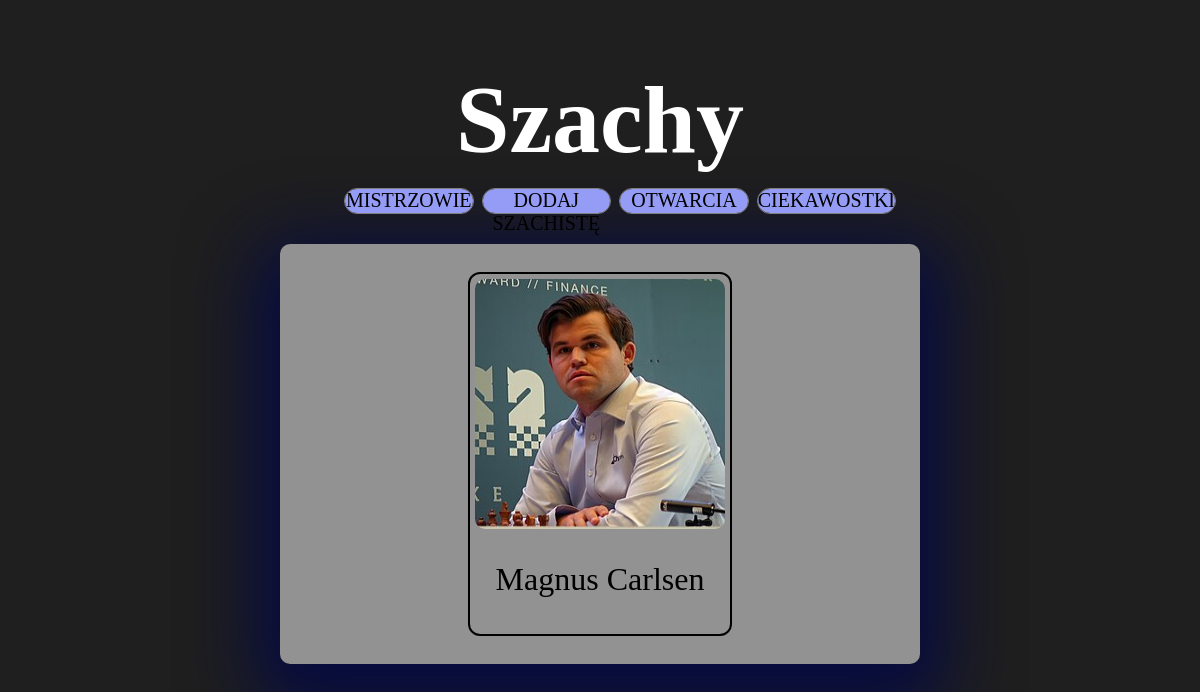
Page /index.php?strona=mistrzowie on the earlier database version.
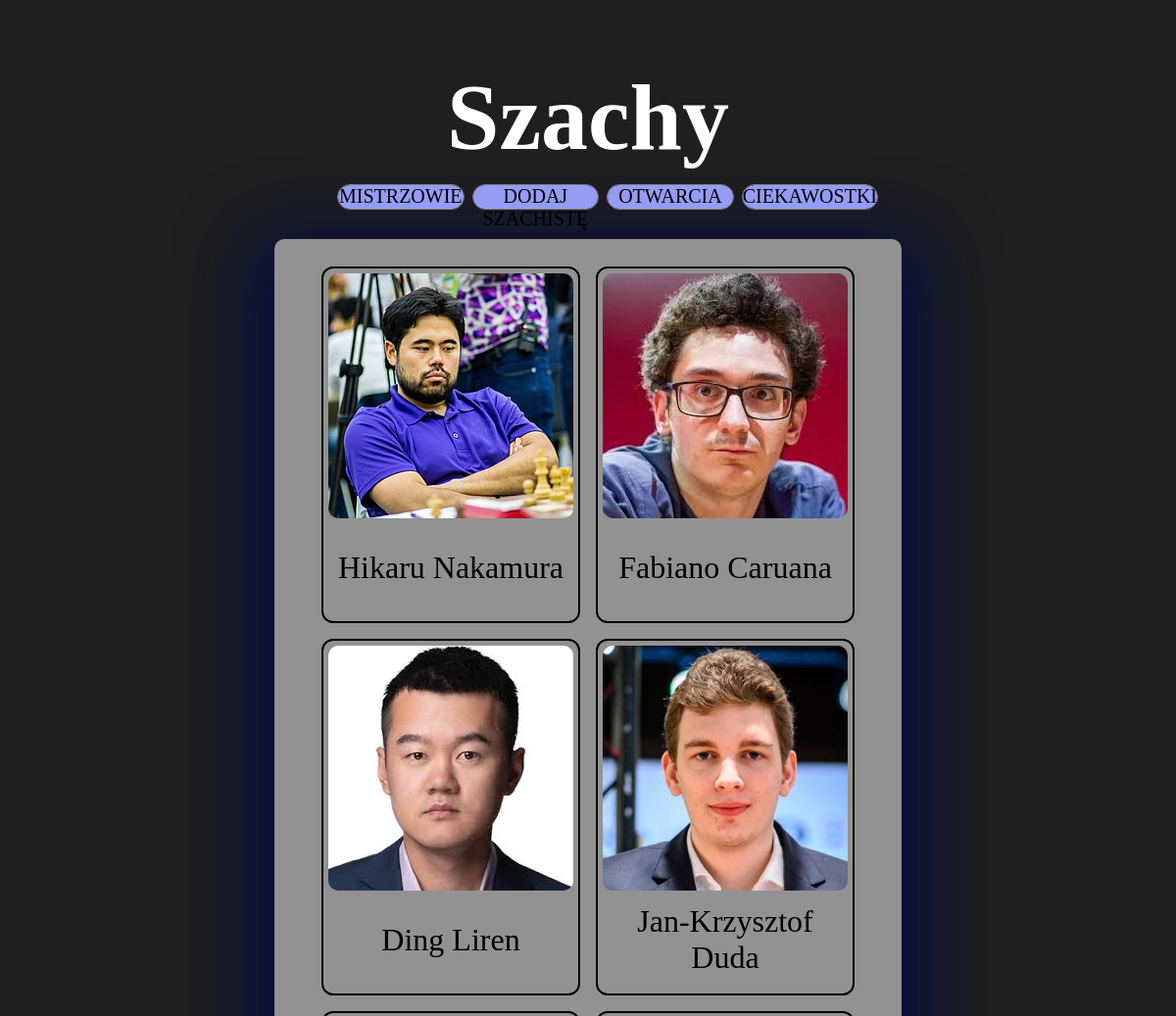
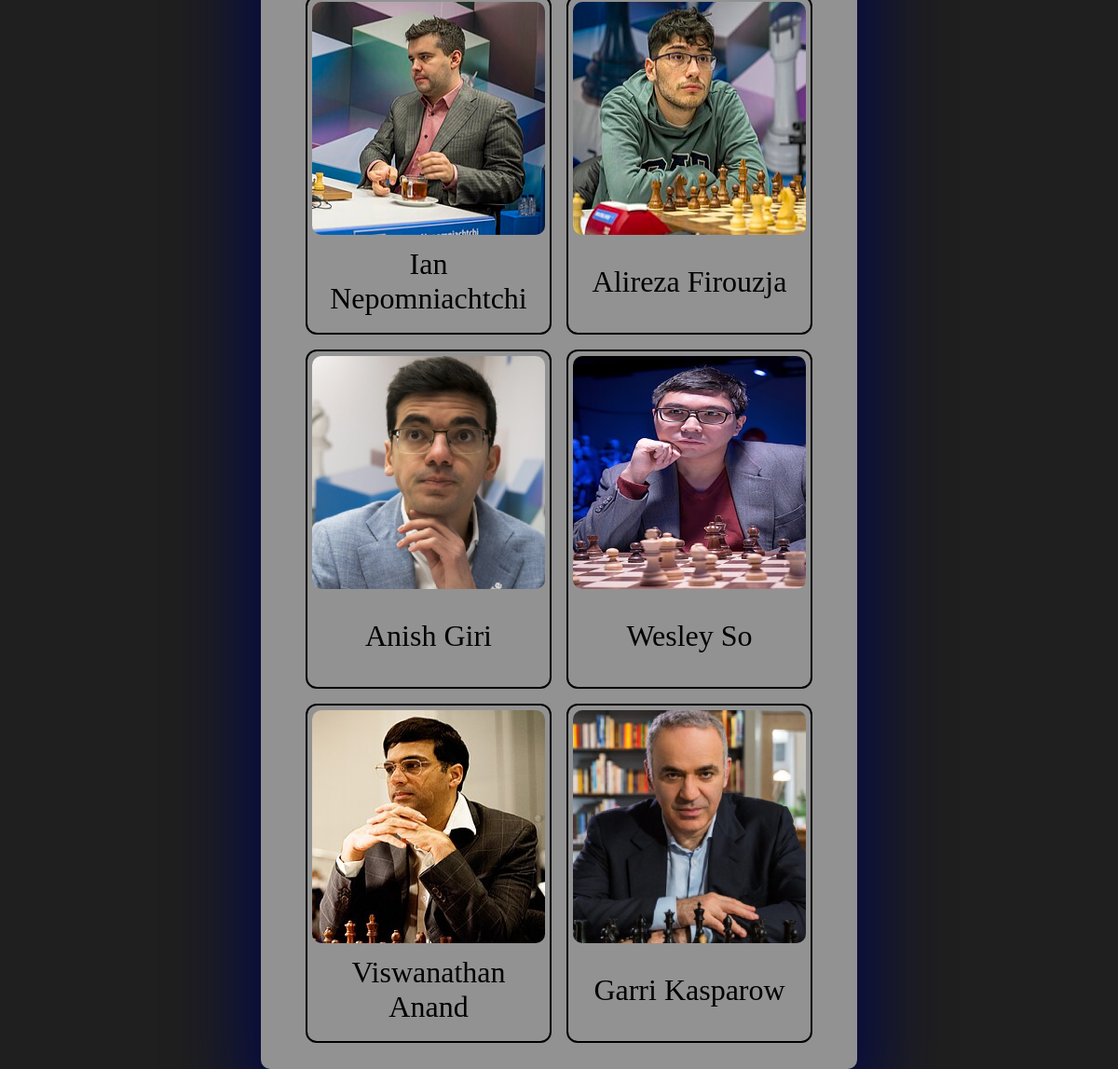
Same page on the later database version (2 pictures, top to bottom).
### tables this page shows
CREATE TABLE `mistrzowie` (
  `id` int NOT NULL,
  `imie_nazwisko` varchar(25) NOT NULL,
  `Tytul` varchar(5) NOT NULL,
  `ranking` int NOT NULL,
  `czas_gry` varchar(2) NOT NULL,
  `kraj_pochodzenia` varchar(25) NOT NULL
);

### mistrzowie.php (the view, shortened to what this page needs)
<?php
    require("db.php");
    $wynik = mysqli_query($conn, "SELECT * FROM mistrzowie");
    while ($wiersz = mysqli_fetch_array($wynik)){
    echo '<a href="index.php?strona=mistrz&nr=' . $wiersz["id"] . '">';
    echo '<div class="mistrz-con">';
    echo '<img src="' . $wiersz["id"] . '.jpg">';
    echo $wiersz["imie_nazwisko"];
    echo '</div ></a>';
    }
    ?>

### index.php (shortened to what this page needs)
<!DOCTYPE html>
<html lang="pl">
<head>
    <link rel="stylesheet" href="style.css">
</head>
<body>
    <div id="container">
        <?php
        $roz = ".php";
        if (!isset($_GET["strona"])) {
            $file = 'main';
        }
        else {
            $file = $_GET["strona"];
        }
            ?>
        <div id="nav-con">
            <div id="naglowek"><h1>Szachy</h1></div>
            <div id="podstrony">
                <ul>
                    <?php
                    echo '<li><a href="index.php?strona=mistrzowie">MISTRZOWIE</a></li>';
                    echo '<li><a href="index.php?strona=dodaj">DODAJ SZACHISTĘ</a></li>';
                    echo '<li><a href="index.php?strona=otwarcia">OTWARCIA</a></li>';
                    echo '<li><a href="index.php?strona=ciekawostki">CIEKAWOSTKI</a></li>';
                    ?>
                </ul>
            </div>
        </div>
        <div id="content">
            <?php
                include($file.$roz);
            ?>
    </div>
</body>
</html>

### style.css (style rules this page uses)
body { background-color: rgb(31, 31, 31); margin: 0px; padding: 0px; font-family: tahoma; }
#container { margin-left: auto; margin-right: auto; justify-content: center; height: 100vh; }
#nav-con { width: 50%; height: 20%; margin: 20px; padding: 0px; margin-left: auto; margin-right: auto; }
#naglowek { width: 100%; height: 65%; color: white; text-align: center; font-size: 3rem; }
#podstrony { width: 100%; height: 35%; display: flex; }
ul { list-style: none; display: flex; width: 100%; display: flex; text-align: center; justify-content: center; }
ul li { width: 25%; height: 100%; background-color: pink; outline: 1px solid gray; color: white; border-radius: 10vh; margin: 5px; display: flex; text-align: center; justify-content: center; background-color: rgb(148, 156, 245); }
ul li a { text-decoration: none; color: black; font-size: 20px; }
#content { width: 50%; background-color: rgb(146, 146, 146); margin: 20px; padding: 20px; border-radius: 10px; margin-left: auto; margin-right: auto; display: flex; justify-content: center; flex-wrap: wrap; -webkit-box-shadow: 0px 22px 71px 25px rgba(6, 11, 64, 1); -moz-box-shadow: 0px 22px 71px 25px rgba(6, 11, 64, 1); box-shadow: 0px 22px 71px 25px rgba(6, 11, 64, 1); }
.mistrz-con { width: 250px; height: 350px; outline: 2px solid black; display: flex; text-align: center; flex-wrap: wrap; justify-content: center; font-size: 2rem; border-radius: 10px; margin: 10px; padding: 5px; }
a { text-decoration: none; color: black; }
img { float: left; width: 250px; height: 250px; border-radius: 10px; }

Differences in the rows shown:
removed mistrzowie: imie_nazwisko "Magnus Carlsen"
added mistrzowie: shows a picture, imie_nazwisko "Hikaru Nakamura"
added mistrzowie: shows a picture, imie_nazwisko "Fabiano Caruana"
added mistrzowie: shows a picture, imie_nazwisko "Ding Liren"
added mistrzowie: shows a picture, imie_nazwisko "Jan-Krzysztof Duda"
added mistrzowie: shows a picture, imie_nazwisko "Ian Nepomniachtchi"
added mistrzowie: shows a picture, imie_nazwisko "Alireza Firouzja"
added mistrzowie: shows a picture, imie_nazwisko "Anish Giri"
added mistrzowie: shows a picture, imie_nazwisko "Wesley So"
added mistrzowie: shows a picture, imie_nazwisko "Viswanathan Anand"
added mistrzowie: shows a picture, imie_nazwisko "Garri Kasparow"
